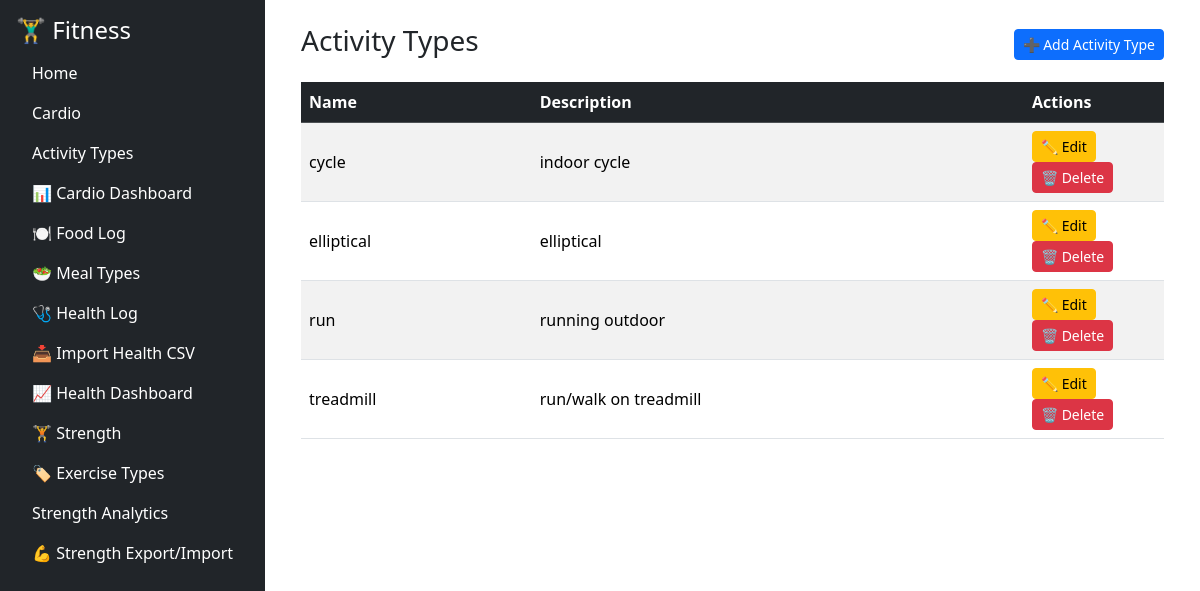
/cardio/activity-types, run on an earlier commit of the app's database.
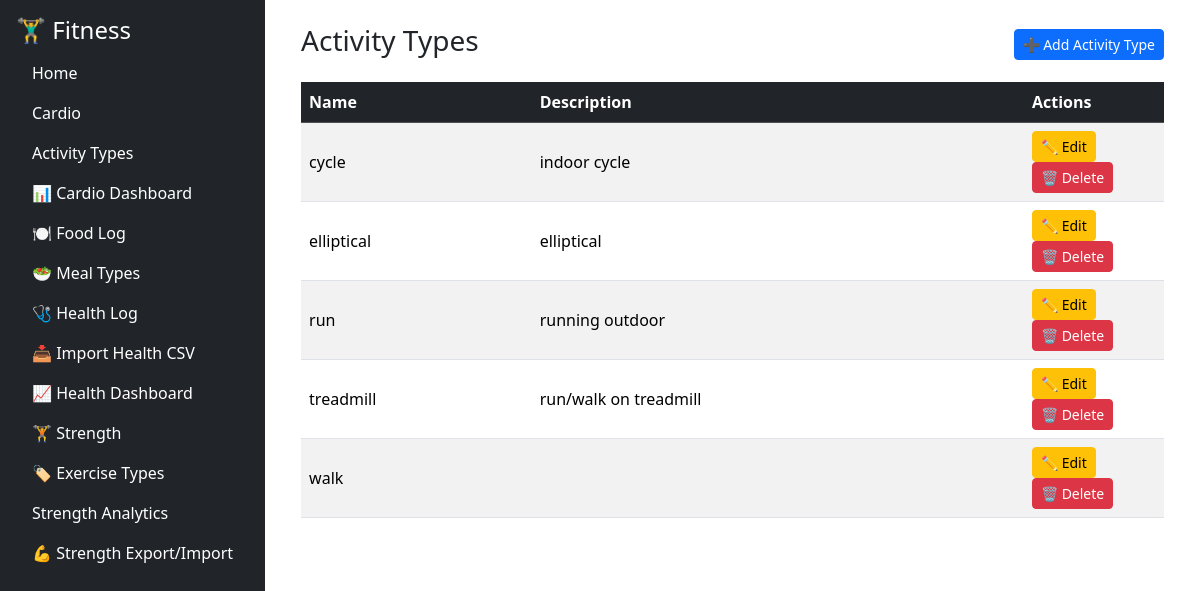
And on a later commit of the database.
### tables this page shows
CREATE TABLE activity_types (
        id INTEGER PRIMARY KEY AUTOINCREMENT,
        name TEXT NOT NULL,
        description TEXT
    );

### fitness/cardio/routes/activity_routes.py (the view)
@cardio_bp.route("/activity-types")
def activity_types():
    conn = get_connection()
    cur = conn.cursor()
    cur.execute("SELECT * FROM activity_types ORDER BY name")
    types = cur.fetchall()
    conn.close()
    return render_template("activity_types_list.html", types=types)

### fitness/db/db.py (called while the page is built)
def get_connection():
    conn = sqlite3.connect(DB_PATH)
    conn.row_factory = sqlite3.Row
    return conn

### fitness/cardio/templates/activity_types_list.html
{% extends "base.html" %}
{% block content %}
<div class="container">
  <div class="d-flex justify-content-between align-items-center mb-3">
    <h3>Activity Types</h3>
    <a href="{{ url_for('cardio_bp.add_activity_type') }}" class="btn btn-primary btn-sm">➕ Add Activity Type</a>
  </div>
  {% if types %}
  <table class="table table-striped table-hover align-middle">
    <thead class="table-dark">
      <tr>
        <th class="sortable">Name</th>
        <th>Description</th>
        <th style="width: 140px;">Actions</th>
      </tr>
    </thead>
    <tbody>
      {% for t in types %}
      <tr>
        <td>{{ t.name }}</td>
        <td>{{ t.description or '' }}</td>
        <td>
          <a href="{{ url_for('cardio_bp.edit_activity_type', id=t.id) }}" class="btn btn-sm btn-warning">✏️ Edit</a>
          <a href="{{ url_for('cardio_bp.delete_activity_type', id=t.id) }}" class="btn btn-sm btn-danger"
             onclick="return confirm('Delete this activity type?')">🗑️ Delete</a>
        </td>
      </tr>
      {% endfor %}
    </tbody>
  </table>
  {% else %}
  <p class="text-muted">No activity types added yet.</p>
  {% endif %}
</div>
{% endblock %}

What changed in the data, as far as the page shows it:
added activity_types: name "walk"
